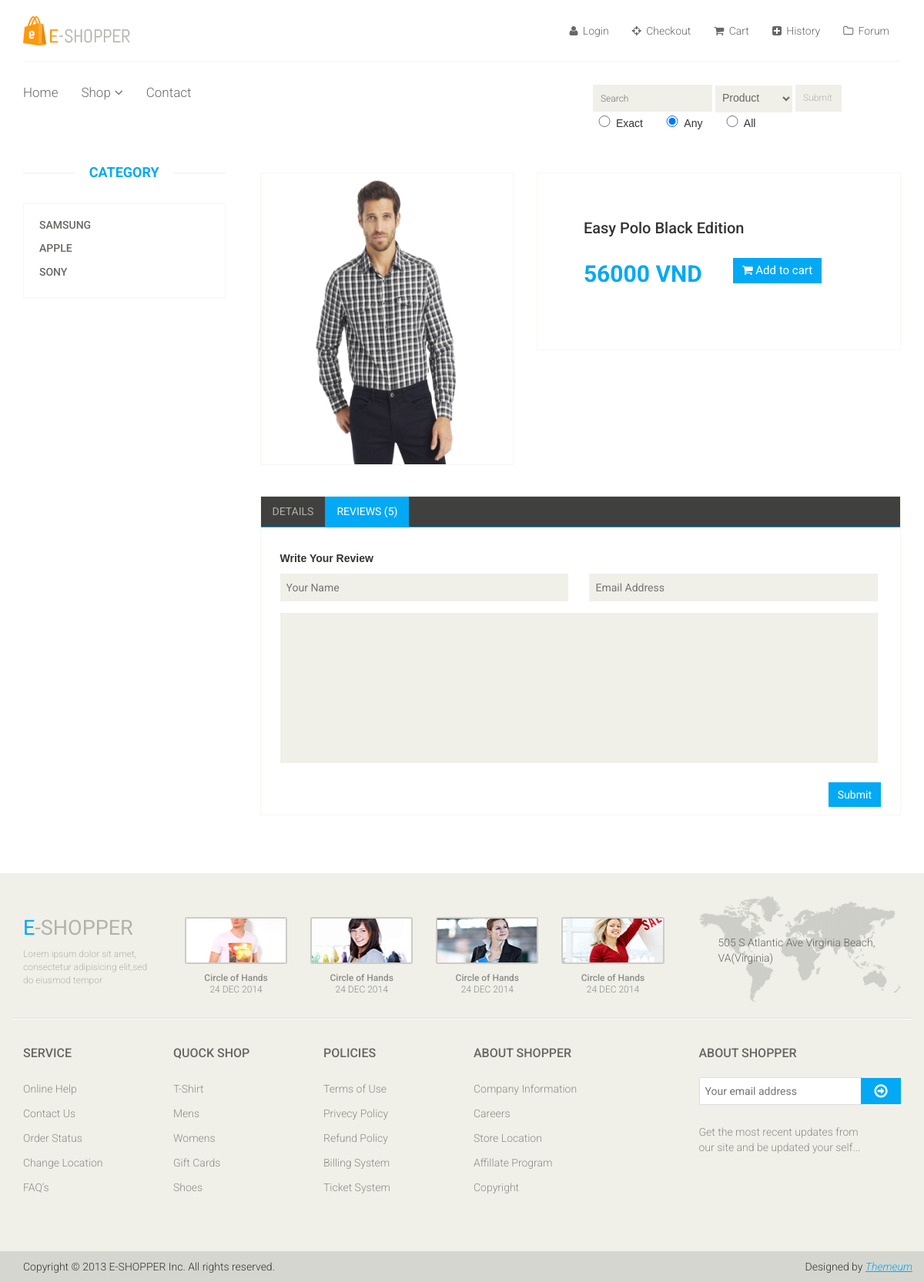
/product-details.php?index=1, run on an earlier commit of the app's database.
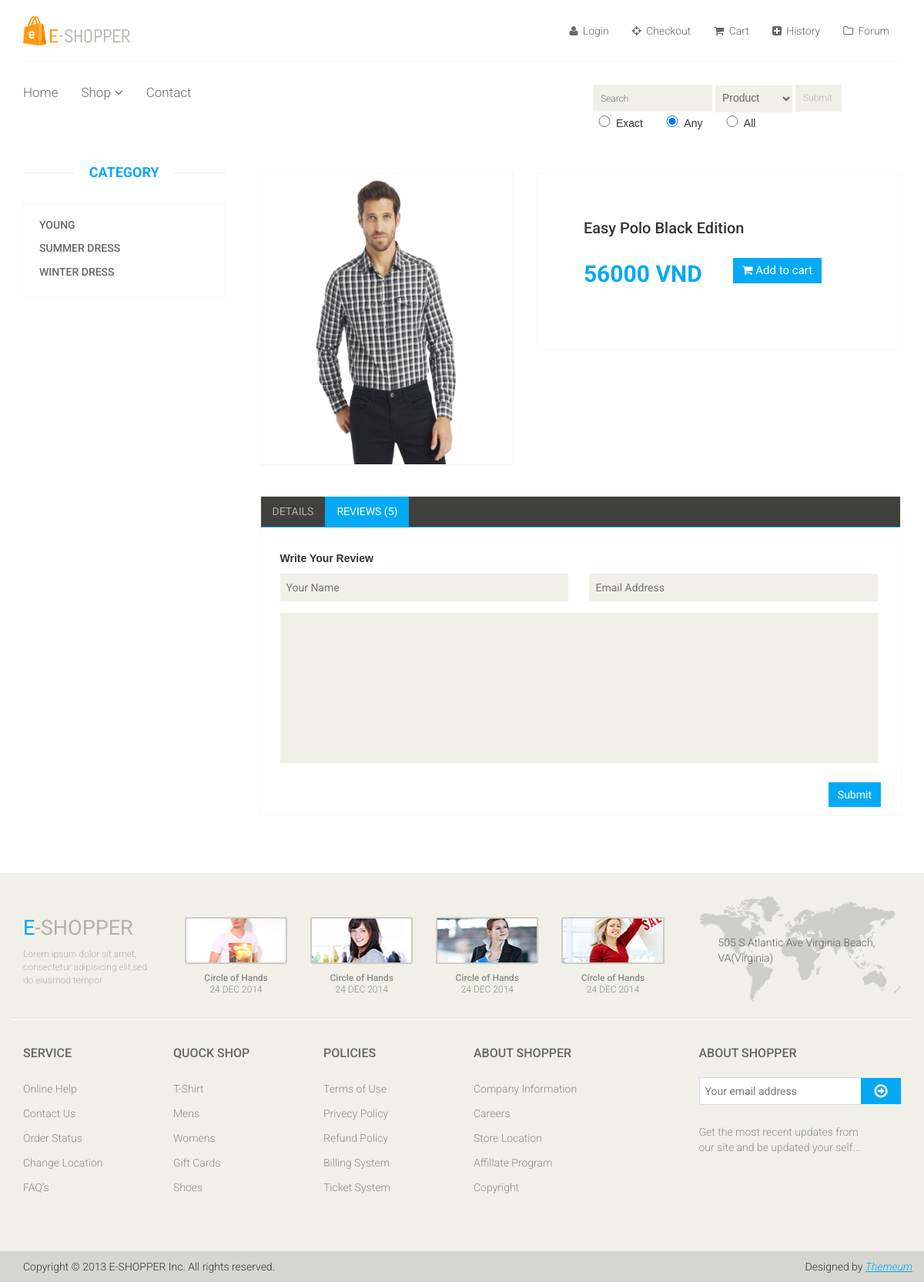
And on a later commit of the database.
### tables this page shows
CREATE TABLE IF NOT EXISTS `category` (
  `ID` int(11) NOT NULL,
  `Name` varchar(15) NOT NULL
);

CREATE TABLE IF NOT EXISTS `item` (
  `ID` int(11) NOT NULL,
  `Name` varchar(45) DEFAULT NULL,
  `price` int(11) DEFAULT NULL,
  `image` varchar(100) DEFAULT NULL,
  `category` int(11) NOT NULL,
  `Detail` varchar(1000) NOT NULL
);

### product-details.php (the view, shortened to what this page needs)
<?php
   include("header.php");
?>
<body>
	<section>
		<div class='container'>
			<div class='row'>
				<?php
                    include("sidebar.php");
                ?>
				<div class='col-sm-9 padding-right'>
					<div class='product-details'>
						<?php
							$i = $_REQUEST["index"];
							$sel=mysql_query("select * from item where ID = '$i'");
							$image = mysql_result($sel,0,"image");
							$name = mysql_result($sel,0,"Name");
							$price = mysql_result($sel,0,"price");
							$detail = mysql_result($sel,0,"Detail");
							echo("
							<div class='col-sm-5'>
								<div class='view-product'>
									<img src='$image' alt='' />
								</div>
							</div>
							<div class='col-sm-7'>
								<div id ='d1' class='product-information'>
									<h2>$name</h2>
									<span>
										<span>$price VND</span>
										<button id='btaddtocart'  type='button' onclick='addtocart();' class='btn btn-fefault cart'>
											<i class='fa fa-shopping-cart'></i>
											Add to cart
										</button><br>
									</span>
								</div>
							</div>
						</div>
					<div class='category-tab shop-details-tab'>
						<div class='col-sm-12'>
							<ul class='nav nav-tabs'>
								<li><a href='#details' data-toggle='tab'>Details</a></li>
								<li class='active'><a href='#reviews' data-toggle='tab'>Reviews (5)</a></li>
							</ul>
						</div>
						<div class='tab-content'>
							<div class='tab-pane fade' id='details' >
								$detail
							</div>
						");
						?>
							<?php
								include("comment.php");
							?>
						</div>
					</div>
				</div>
			</div>
		</div>
	</section>
</body>
<?php
   include("footer.php");
?>

### header.php (shortened to what this page needs)
<head>
    <link href='css/bootstrap.min.css' rel='stylesheet'>
    <link href='css/font-awesome.min.css' rel='stylesheet'>
    <link href='css/prettyPhoto.css' rel='stylesheet'>
    <link href='css/price-range.css' rel='stylesheet'>
    <link href='css/animate.css' rel='stylesheet'>
	<link href='css/main.css' rel='stylesheet'>
	<link href='css/responsive.css' rel='stylesheet'>
</head>
<header id='header'>
	<div class='header-middle'>
		<div class='container'>
			<div class='row'>
				<div class='col-sm-4'>
					<div class='logo pull-left'>
						<a href='index.php'><img src='images/home/logo.png' alt='' /></a>
					</div>
				</div>
				<div class='col-sm-8'>
					<div class='shop-menu pull-right'>
						<ul class='nav navbar-nav'>
                            <?php
                                if ((isset($_SESSION['id_name'])) && (!empty($_SESSION['id_name'])))
                                {
                                       $ID_name = $_SESSION['id_name'];
	                                   echo "<li><a href='user-information.php'><i class='fa fa-user'></i> Account: ".$ID_name." </a></li>";
                                }
                                else
                                {
                                    echo "<li><a href='login.php'><i class='fa fa-user'></i> Login </a></li>";
                                }
                            ?>
							<li><a href='checkout.php'><i class='fa fa-crosshairs'></i> Checkout</a></li>
							<li><a href='cart.php'><i class='fa fa-shopping-cart'></i> Cart</a></li>
                            <li><a href='history.php'><i class='fa fa-plus-square'></i> History</a></li>
							<li><a href='forum.php'><i class='fa fa-folder-o'></i> Forum</a></li>
						</ul>
					</div>
				</div>
			</div>
		</div>
	</div>
	<div class='header-bottom'>
		<div class='container'>
			<div class='row'>
				<div class='col-sm-9'>
					<div class='mainmenu pull-left'>
						<ul class='nav navbar-nav collapse navbar-collapse'>
							<li><a href='index.php'>Home</a></li>
							<li class='dropdown'><a href='shop.php?cat=All&i=1'>Shop<i class='fa fa-angle-down'></i></a>
							</li>
							<li><a href='contact-us.php'>Contact</a></li>
						</ul>
					</div>
				</div>
				<div class='col-sm-3' style = "width":'1000'>
						<div class='search_box pull-right'>
							<form action = 'search.php' method = 'GET'>
								<input type='text' placeholder='Search'/ name='s'>
								<select name='cat' width='100' style='width: 100px; height: 35px;padding-top: 1px;'>
									<option value=item>Product</option>
								<select>
								<input type='submit' class='btn btn-default usa' style = 'width: 60px'></input> <br>
								<input type="radio" class ="radio-search" name="type" value="exact" >Exact&nbsp;&nbsp;&nbsp;&nbsp;&nbsp;
								<input type="radio" class ="radio-search"  name="type" value="any" checked>Any&nbsp;&nbsp;&nbsp;&nbsp;&nbsp;
								<input type="radio" class ="radio-search"  name="type" value="all">All
							</form>
						</div>
				</div>
			</div>
		</div>
	</div>
</header>

### sidebar.php (shortened to what this page needs)
<div class='col-sm-3'>
	<div class='left-sidebar'>
		<h2>Category</h2>
		<div class='panel-group category-products' id='accordian'>
			<?php
				$sel = mysql_query("select * from category");
				while($arr=mysql_fetch_array($sel))
				{
					$index = $arr["ID"];
                    $name = $arr["Name"];
					echo "
						<div class='panel panel-default'>
							<div class='panel-heading'>
								<h4 class='panel-title'><a href='shop.php?cat=$index&i=1'>$name</a></h4>
							</div>
						</div>
					";
				}
			?>
		</div>
	</div>
</div>

### comment.php
<div class='tab-pane fade active in' id='reviews' >
	<div class='col-sm-12'>
		<p><b>Write Your Review</b></p>
		<form action='#'>
			<span>
				<input type='text' placeholder='Your Name'/>
				<input type='email' placeholder='Email Address'/>
			</span>
			<textarea name='' ></textarea>
			<button type='button' class='btn btn-default pull-right'>
				Submit
			</button>
		</form>
	</div>
</div>

### footer.php (shortened to what this page needs)
<?php
echo "<footer id='footer'>
		<div class='footer-top'>
			<div class='container'>
				<div class='row'>
					<div class='col-sm-2'>
						<div class='companyinfo'>
							<h2><span>e</span>-shopper</h2>
							<p>Lorem ipsum dolor sit amet, consectetur adipisicing elit,sed do eiusmod tempor</p>
						</div>
					</div>
					<div class='col-sm-7'>
						<div class='col-sm-3'>
							<div class='video-gallery text-center'>
								<a href='#'>
									<div class='iframe-img'>
										<img src='images/home/iframe1.png' alt='' />
									</div>
								</a>
								<p>Circle of Hands</p>
								<h2>24 DEC 2014</h2>
							</div>
						</div>
						<div class='col-sm-3'>
							<div class='video-gallery text-center'>
								<a href='#'>
									<div class='iframe-img'>
										<img src='images/home/iframe2.png' alt='' />
									</div>
								</a>
								<p>Circle of Hands</p>
								<h2>24 DEC 2014</h2>
							</div>
						</div>
						<div class='col-sm-3'>
							<div class='video-gallery text-center'>
								<a href='#'>
									<div class='iframe-img'>
										<img src='images/home/iframe3.png' alt='' />
									</div>
								</a>
								<p>Circle of Hands</p>
								<h2>24 DEC 2014</h2>
							</div>
						</div>
						<div class='col-sm-3'>
							<div class='video-gallery text-center'>
								<a href='#'>
									<div class='iframe-img'>
										<img src='images/home/iframe4.png' alt='' />
									</div>
								</a>
								<p>Circle of Hands</p>
								<h2>24 DEC 2014</h2>
							</div>
						</div>
					</div>
					<div class='col-sm-3'>
						<div class='address'>
							<img src='images/home/map.png' alt='' />
							<p>505 S Atlantic Ave Virginia Beach, VA(Virginia)</p>
						</div>
					</div>
				</div>
			</div>
		</div>
		<div class='footer-widget'>
			<div class='container'>
				<div class='row'>
					<div class='col-sm-2'>
						<div class='single-widget'>
							<h2>Service</h2>
							<ul class='nav nav-pills nav-stacked'>
								<li><a href=''>Online Help</a></li>
								<li><a href=''>Contact Us</a></li>
								<li><a href=''>Order Status</a></li>
								<li><a href=''>Change Location</a></li>
								<li><a href=''>FAQ’s</a></li>
							</ul>
						</div>
					</div>
					<div class='col-sm-2'>
						<div class='single-widget'>
							<h2>Quock Shop</h2>
							<ul class='nav nav-pills nav-stacked'>
								<li><a href=''>T-Shirt</a></li>
								<li><a href=''>Mens</a></li>
								<li><a href=''>Womens</a></li>
								<li><a href=''>Gift Cards</a></li>
								<li><a href=''>Shoes</a></li>
							</ul>
						</div>
					</div>
					<div class='col-sm-2'>
						<div class='single-widget'>
							<h2>Policies</h2>
							<ul class='nav nav-pills nav-stacked'>
								<li><a href=''>Terms of Use</a></li>
								<li><a href=''>Privecy Policy</a></li>
								<li><a href=''>Refund Policy</a></li>
								<li><a href=''>Billing System</a></li>
								<li><a href=''>Ticket System</a></li>
							</ul>
						</div>
					</div>
					<div class='col-sm-2'>
						<div class='single-widget'>
							<h2>About Shopper</h2>
							<ul class='nav nav-pills nav-stacked'>
								<li><a href=''>Company Information</a></li>
								<li><a href=''>Careers</a></li>
								<li><a href=''>Store Location</a></li>
								<li><a href=''>Affillate Program</a></li>
								<li><a href=''>Copyright</a></li>
							</ul>
						</div>
					</div>
					<div class='col-sm-3 col-sm-offset-1'>
						<div class='single-widget'>
							<h2>About Shopper</h2>
							<form action='#' class='searchform'>
								<input type='text' placeholder='Your email address' />
								<button type='submit' class='btn btn-default'><i class='fa fa-arrow-circle-o-right'></i></button>
								<p>Get the most recent updates from <br />our site and be updated your self...</p>
							</form>
						</div>
					</div>
				</div>
			</div>
		</div>
		<div class='footer-bottom'>
			<div class='container'>
				<div class='row'>
					<p class='pull-left'>Copyright © 2013 E-SHOPPER Inc. All rights reserved.</p>
					<p class='pull-right'>Designed by <span><a target='_blank' href='http://www.themeum.com'>Themeum</a></span></p>
				</div>
			</div>
		</div>
	</footer>";
    ?>

What changed in the data, as far as the page shows it:
changed category: Name "SAMSUNG" → "YOUNG"
changed category: Name "APPLE" → "SUMMER DRESS"
changed category: Name "SONY" → "WINTER DRESS"
